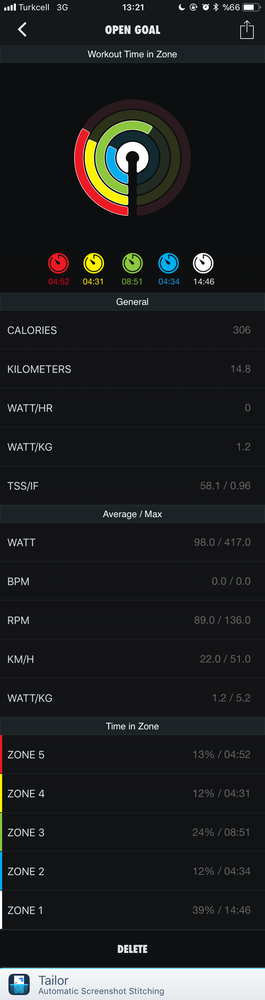
#> input picture IMG_4351.PNG, 265 x 1000 px, shrunk from 750 x 2827 before the run
$ python enhance_image_contrast.py ..
#> lines starting #> are read from the running program, lines starting #| are printed output that depends on the picture
# !/usr/bin/env python
# title           : enhance_image_contrast.py
# description     : Increases image contrast to make text clearer for img2text
# author          : Berat Onur Ersen (onurersen@gmail.com)
# date            : 20190218
# version         : 1.0
# usage           : python enhance_image_contrast.py <folder_path>
# notes           :
# python_version  : 3.6.5
# ==============================================================================
from PIL import Image, ImageEnhance
import traceback
import os
import sys
import shutil


def main():
    try:

        try:
            os.makedirs("../enhanced")
        except FileExistsError:
            print("cropped directory already exists, emptying...")
            shutil.rmtree("../enhanced", ignore_errors=True)
            os.makedirs("../enhanced")

        # takes session folder path as argument
        if len(sys.argv) == 1:
            folder = "../cropped"
        else:
            folder = sys.argv[1]

        files = [i for i in os.listdir(folder) if i.lower().endswith(".png")]
        for file in files:
            existing_image_path = os.path.join(folder, file)
            new_image_path = os.path.join("../enhanced",
                                          os.path.splitext(file)[0] + os.path.splitext(file)[1])
            image = Image.open(existing_image_path)
#> image is the input picture: PIL image 265x1000 RGBA; mean R, G, B, A 31.1, 32.8, 33.1, 254.9
            enhancer = ImageEnhance.Contrast(image)
            enhanced_image = enhancer.enhance(4.0)
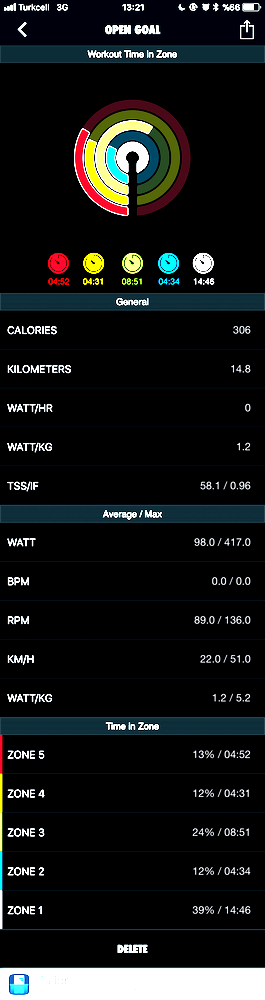
#> enhanced_image: PIL image 265x1000 RGBA; mean R, G, B, A 21.6, 23.8, 23.4, 254.9; transparent parts drawn white
            enhanced_image.save(new_image_path)
            print(existing_image_path + " enhanced.")
#> pass 2 of the loop in main, `for file in files:`:
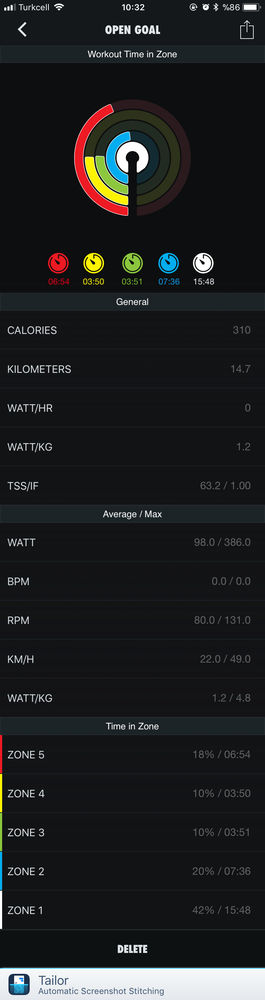
#> input picture Session_2018_12_20.PNG, 265 x 1000 px, shrunk from 750 x 2827 before the run
#> in main, image is the input picture: PIL image 265x1000 RGBA; mean R, G, B, A 30.9, 32.4, 33.2, 254.9
#> in main, `enhanced_image = enhancer.enhance(4.0)`:
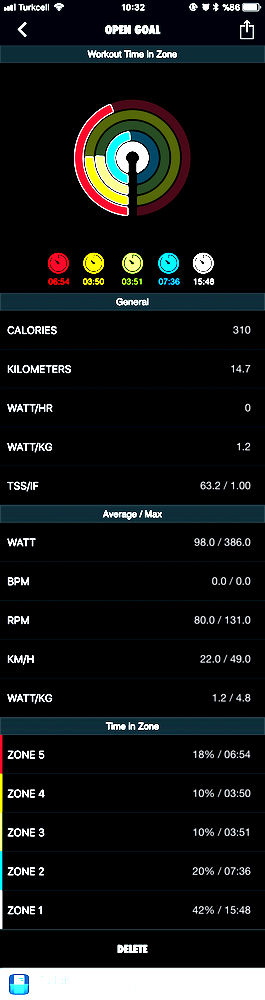
#> enhanced_image: PIL image 265x1000 RGBA; mean R, G, B, A 21.3, 23.4, 23.3, 254.9; transparent parts drawn white
    except IOError:
        traceback.print_exc()


if __name__ == '__main__':
    main()
